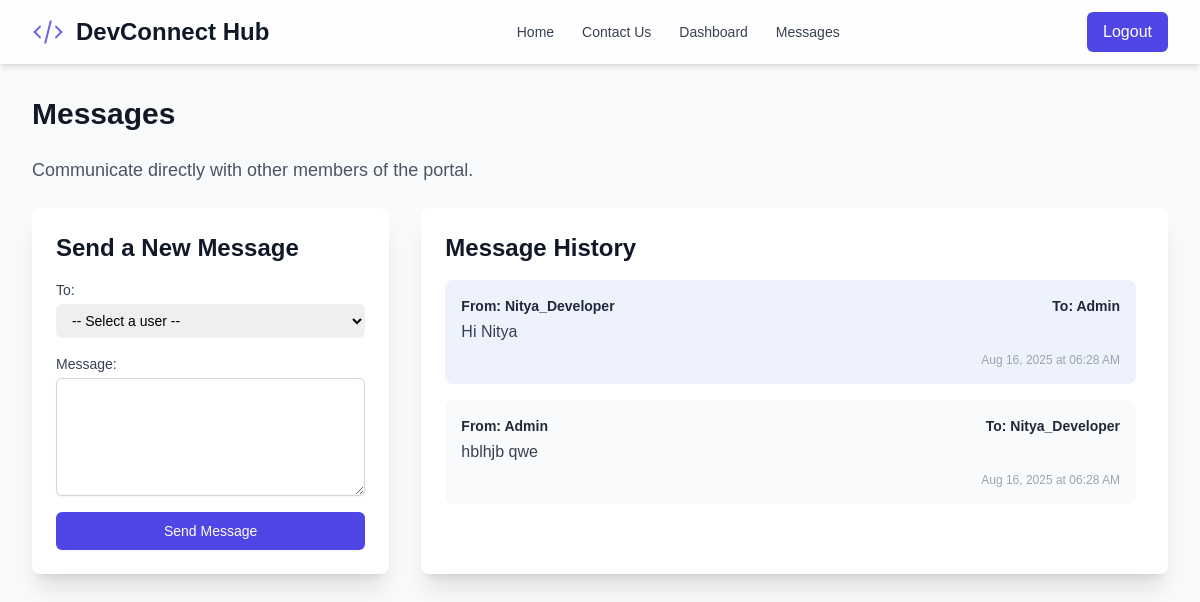
Screenshot of /messages (signed in) with the database file from the repository.
### models.py (models this page shows)
class Message(db.Model):
    id = db.Column(db.Integer, primary_key=True)
    sender_id = db.Column(db.Integer, db.ForeignKey('user.id'), nullable=False)
    recipient_id = db.Column(db.Integer, db.ForeignKey('user.id'), nullable=False)
    body = db.Column(db.Text, nullable=False)
    timestamp = db.Column(db.DateTime, index=True, default=datetime.utcnow)

class User(UserMixin, db.Model):
    id = db.Column(db.Integer, primary_key=True)
    username = db.Column(db.String(100), unique=True, nullable=False)
    email = db.Column(db.String(120), unique=True, nullable=False)
    password_hash = db.Column(db.String(128), nullable=False)
    role = db.Column(db.String(20), nullable=False, default='candidate')
    is_approved = db.Column(db.Boolean, default=False, nullable=False)
    avatar_url = db.Column(db.String(200), nullable=False, default='https://api.dicebear.com/8.x/initials/svg?seed=User')
    problem_statement_id = db.Column(db.Integer, db.ForeignKey('problem_statement.id'), nullable=True)
    created_problems = db.relationship('ProblemStatement', foreign_keys=[ProblemStatement.created_by_id], backref='creator', lazy=True)
    sent_messages = db.relationship('Message', foreign_keys='Message.sender_id', backref='sender', lazy=True)
    received_messages = db.relationship('Message', foreign_keys='Message.recipient_id', backref='recipient', lazy=True)
    activity_updates = db.relationship('ActivityUpdate', backref='author', lazy=True)
    sent_snippets = db.relationship('CodeSnippet', foreign_keys='CodeSnippet.sender_id', backref='snippet_sender', lazy=True)
    received_snippets = db.relationship('CodeSnippet', foreign_keys='CodeSnippet.recipient_id', backref='snippet_recipient', lazy=True)
    applications = db.relationship('JobApplication', backref='candidate', lazy=True)
    test_submissions = db.relationship('CodeTestSubmission', foreign_keys='CodeTestSubmission.candidate_id', backref='candidate_submitter', lazy=True)
    received_tests = db.relationship('CodeTestSubmission', foreign_keys='CodeTestSubmission.recipient_id', backref='test_recipient', lazy=True)

### app.py (the view)
@app.route('/messages')
@login_required
def messages():
    if current_user.role == 'candidate':
        messageable_users = User.query.filter(User.role.in_(['admin', 'developer'])).all()
    else: # Admin and Developer can message anyone except themselves
        messageable_users = User.query.filter(User.id != current_user.id).all()
    return render_template('messages.html', messageable_users=messageable_users)

### app.py (called while the page is built)
@login_manager.user_loader
def load_user(user_id):
    return User.query.get(int(user_id))

@app.context_processor
def inject_messages():
    if current_user.is_authenticated:
        messages = Message.query.filter(
            (Message.sender_id == current_user.id) | (Message.recipient_id == current_user.id)
        ).order_by(Message.timestamp.desc()).all()
        return dict(messages=messages)
    return dict(messages=[])

### templates/messages.html (shortened to what this page needs)
{% extends "layout.html" %}
{% block content %}
<h1 class="text-3xl font-bold text-gray-900 dark:text-white mb-6 animate-dynamic">Messages</h1>
<p class="text-lg text-gray-600 dark:text-gray-400 mb-6 animate-dynamic" style="animation-delay: 0.1s;">
    Communicate directly with other members of the portal.
</p>
<div class="grid grid-cols-1 lg:grid-cols-3 gap-8">
    <div class="lg:col-span-1 bg-white dark:bg-gray-800/50 rounded-lg shadow-xl p-6 animate-dynamic" style="animation-delay: 0.2s;">
        <h2 class="text-2xl font-bold text-gray-900 dark:text-white mb-4">Send a New Message</h2>
        <form action="{{ url_for('send_message') }}" method="POST" class="space-y-4">
            <div>
                <label for="recipient" class="block text-sm font-medium text-gray-700 dark:text-gray-300">To:</label>
                <select name="recipient_id" class="mt-1 block w-full pl-3 pr-10 py-2 text-base border-gray-300 focus:outline-none focus:ring-2 focus:ring-indigo-500 focus:border-indigo-500 sm:text-sm rounded-md dark:bg-gray-700 dark:border-gray-600 dark:text-white transition">
                    <option value="">-- Select a user --</option>
                </select>
            </div>
            <div>
                <label for="body" class="block text-sm font-medium text-gray-700 dark:text-gray-300">Message:</label>
                <textarea name="body" rows="5" class="mt-1 appearance-none block w-full px-3 py-2 border border-gray-300 rounded-md shadow-sm placeholder-gray-400 focus:outline-none focus:ring-2 focus:ring-indigo-500 focus:border-indigo-500 sm:text-sm dark:bg-gray-700 dark:border-gray-600 dark:text-white transition"></textarea>
            </div>
            <button type="submit" class="w-full flex justify-center py-2 px-4 border border-transparent rounded-md shadow-sm text-sm font-medium text-white bg-indigo-600 hover:bg-indigo-700 focus:outline-none focus:ring-2 focus:ring-offset-2 focus:ring-indigo-500 transition-all duration-300 transform hover:scale-105">Send Message</button>
        </form>
    </div>
    <div class="lg:col-span-2 bg-white dark:bg-gray-800/50 rounded-lg shadow-xl p-6 animate-dynamic" style="animation-delay: 0.3s;">
        <h2 class="text-2xl font-bold text-gray-900 dark:text-white mb-4">Message History</h2>
        <ul class="space-y-4 max-h-[70vh] overflow-y-auto pr-2">
            {% for msg in messages %}
                <li class="p-4 {% if msg.sender_id == current_user.id %}bg-indigo-50 dark:bg-indigo-900/50{% else %}bg-gray-50 dark:bg-gray-700/50{% endif %} rounded-lg animate-stagger">
                    <div class="flex justify-between text-sm mb-1">
                        <p class="font-semibold text-gray-800 dark:text-white">From: {{ msg.sender.username }}</p>
                        <p class="font-semibold text-gray-800 dark:text-white">To: {{ msg.recipient.username }}</p>
                    </div>
                    <p class="text-gray-700 dark:text-gray-300">{{ msg.body }}</p>
                    <p class="text-xs text-gray-400 dark:text-gray-500 mt-2 text-right">{{ msg.timestamp.strftime('%b %d, %Y at %I:%M %p') }}</p>
                </li>
            {% else %}
                <li class="text-gray-500 dark:text-gray-400">No messages yet.</li>
            {% endfor %}
        </ul>
    </div>
</div>
{% endblock %}

### structure/css/style.css (style rules this page uses)
body { font-family: sans-serif; }

### rows the page displays
Message: sender.username "Nitya_Developer", recipient.username "Admin", body "Hi Nitya", timestamp "Aug 16, 2025 at 06:28 AM"
Message: sender.username "Admin", recipient.username "Nitya_Developer", body "hblhjb qwe", timestamp "Aug 16, 2025 at 06:28 AM"
